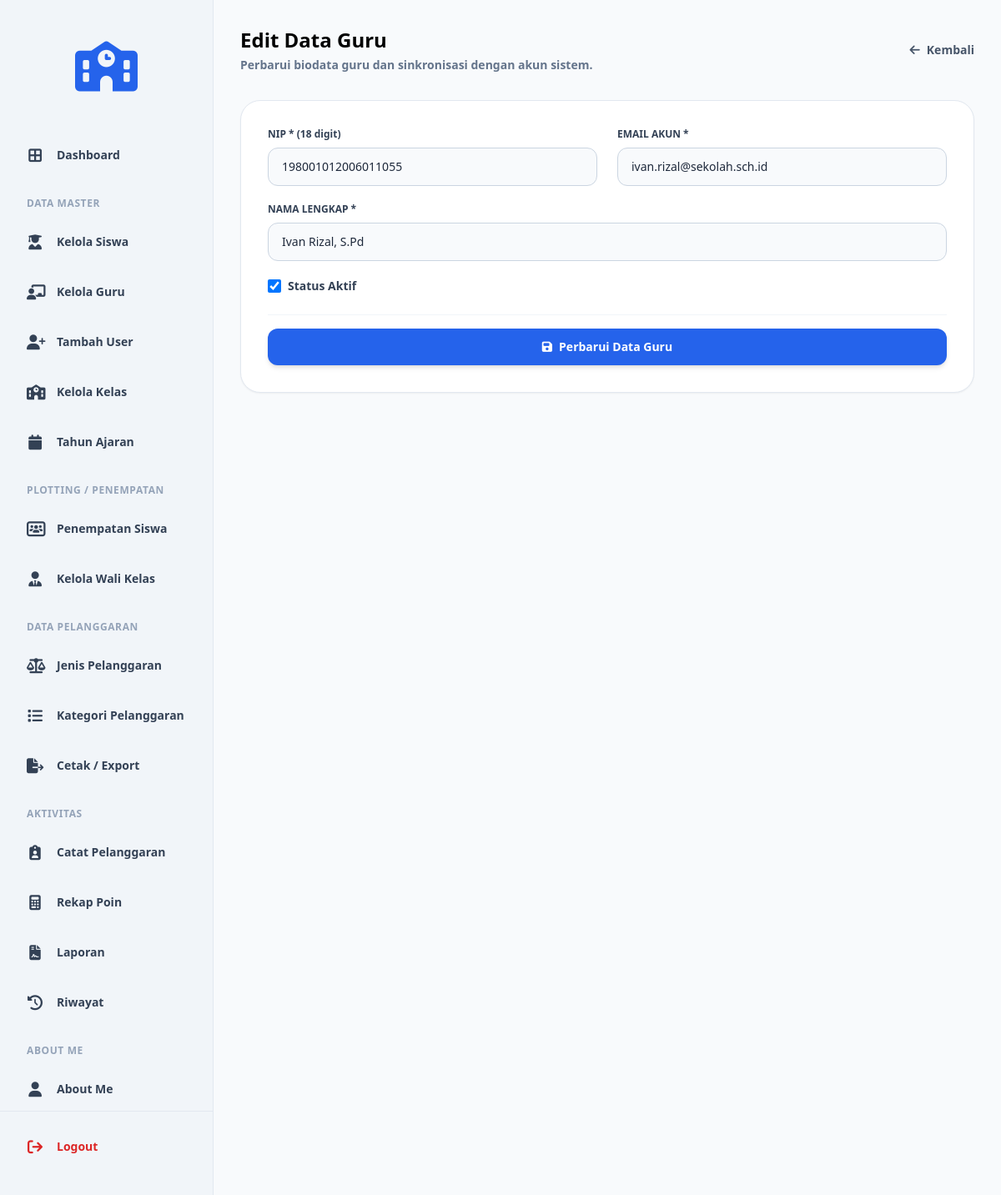
Page /edit_guru.php?id=106 (signed in) on the committed database.
### tables this page shows
CREATE TABLE `t_guru` (
  `id` int(11) NOT NULL,
  `nip` varchar(30) NOT NULL,
  `nama` varchar(150) DEFAULT NULL,
  `email` varchar(150) NOT NULL,
  `status_aktif` tinyint(1) NOT NULL,
  `user_id` int(11) NOT NULL,
  `created_at` timestamp NOT NULL DEFAULT current_timestamp(),
  `updated_at` timestamp NOT NULL DEFAULT current_timestamp()
);

### edit_guru.php (the view, shortened to what this page needs)
<?php
include 'config/koneksi.php';
$id = $_GET['id'] ?? null;
$query_data = mysqli_query($koneksi, "SELECT * FROM t_guru WHERE id = '$id'");
$data = mysqli_fetch_assoc($query_data);
?>
<!DOCTYPE html>
<html lang="id">
<head>
    <?php include 'layouts/head.php'; ?>
</head>
<body class="bg-slate-50 text-slate-800 font-sans min-h-screen flex">
    <?php include 'layouts/sidebar.php'; ?>
    <main class="flex-1 p-8 bg-slate-50 overflow-y-auto">
        <div class="flex justify-between items-center mb-8 max-w-4xl mx-auto">
            <div>
                <h1 class="text-2xl font-bold text-black">Edit Data Guru</h1>
                <p class="text-sm font-bold text-slate-500 mt-1">Perbarui biodata guru dan sinkronisasi dengan akun sistem.</p>
            </div>
            <a href="kelola_guru.php" class="text-slate-600 hover:text-black font-bold text-sm flex items-center gap-2">
                <i class="fa-solid fa-arrow-left"></i> Kembali
            </a>
        </div>
        <div class="max-w-4xl mx-auto bg-white p-8 rounded-[1.5rem] shadow-sm border border-slate-200">
            <form method="POST" action="">
                <div class="grid grid-cols-2 gap-6 mb-5">
                    <div>
                        <label class="block text-xs font-bold text-slate-700 mb-2">NIP * (18 digit)</label>
                        <input type="text" name="nip" inputmode="numeric" pattern="[0-9]{18}" minlength="18" maxlength="18" value="<?php echo htmlspecialchars($data['nip']); ?>" required class="w-full border border-slate-300 px-4 py-3 rounded-xl text-sm focus:border-blue-600 focus:outline-none bg-slate-50">
                    </div>
                    <div>
                        <label class="block text-xs font-bold text-slate-700 mb-2">EMAIL AKUN *</label>
                        <input type="email" name="email" value="<?php echo htmlspecialchars($data['email']); ?>" required class="w-full border border-slate-300 px-4 py-3 rounded-xl text-sm focus:border-blue-600 focus:outline-none bg-slate-50">
                    </div>
                </div>
                <div class="mb-5">
                    <label class="block text-xs font-bold text-slate-700 mb-2">NAMA LENGKAP *</label>
                    <input type="text" name="nama" value="<?php echo htmlspecialchars($data['nama']); ?>" required class="w-full border border-slate-300 px-4 py-3 rounded-xl text-sm focus:border-blue-600 focus:outline-none bg-slate-50">
                </div>
                <div class="flex items-center gap-2 mb-6 mt-4">
                    <input type="checkbox" name="status_aktif" value="1" <?php echo $data['status_aktif'] == 1 ? 'checked' : ''; ?> class="w-4 h-4 text-blue-600 bg-slate-100 border-slate-300 rounded focus:ring-blue-500">
                    <label class="text-sm font-bold text-slate-700">Status Aktif</label>
                </div>
                <div class="pt-4 border-t border-slate-100">
                    <button type="submit" class="w-full bg-blue-600 hover:bg-blue-700 text-white font-bold py-3 px-6 rounded-xl text-sm shadow-md transition flex items-center justify-center gap-2">
                        <i class="fa-solid fa-save"></i> Perbarui Data Guru
                    </button>
                </div>
            </form>
        </div>
    </main>
</body>
</html>

### rows in the picture
t_guru: nip "198001012006011055", email "ivan.rizal@sekolah.sch.id", nama "Ivan Rizal, S.Pd", status_aktif "☑"
